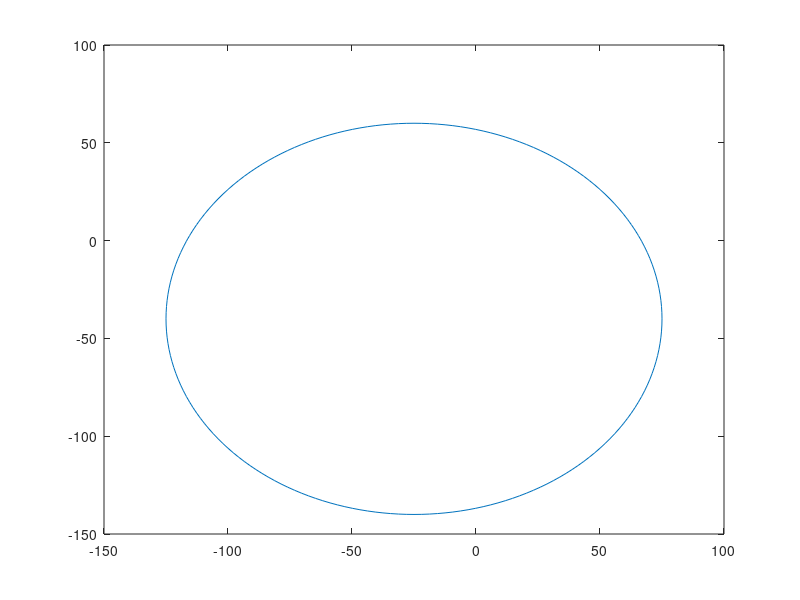

MATLAB code to generate this figure:
%% Generate test pattern ground truth
% Drawing a circle

circRadius = 100; % microns
circCenter = [-25, -40];

th = 0:pi/100:2*pi;
xunit = circRadius * cos(th) + circCenter(1);
yunit = circRadius * sin(th) + circCenter(2);
h = plot(xunit, yunit);

figure(1)
plot(xunit, yunit); 



% Simulate points around ground truth

sizeX = 25.6; % microns
sizeY = 25.6; % microns

pixelSize = 0.1; % microns

nPoints = 100;
nDetectsPerPoint = 20;
locPrecision = 20; % nm



% Render points into image

% Find ridge line

% Sub-sample at some reasonable spacing

% Resample to spacing appropriate for density

% Fit resampled points to data cloud

% Display